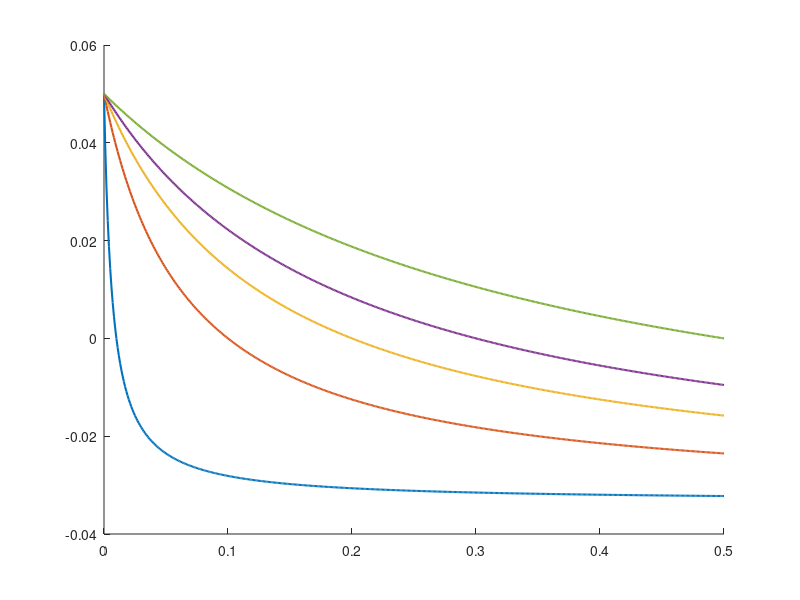

Source code (MATLAB): (Note: this script raises an error after producing the figure.)
% equation 71 from Denton et al.
x1 = 0.1;
x2 = 0.3;
x3 = 0.2;
x4 = 0.4;

p0 = x1+x2;
q0 = x1+x3;

del0 = x1*x4-x2*x3;
beta_1_vec = 0:0.001:0.5;
beta_2_vec = [0.01 0.1 0.2 0.3 0.5];

q_eq = zeros(numel(beta_2_vec),numel(beta_1_vec));

for j = 1:numel(beta_2_vec)
    beta_2 = beta_2_vec(j);
    for i = 1:numel(beta_1_vec)
        beta_1 = beta_1_vec(i);
        q_eq(j,i) = q0+(((beta_2-beta_1)*del0)/(beta_1*(1-p0)+beta_2*p0));
    end
end

figure
hold on
plot(beta_1_vec,q0-q_eq,'LineWidth',1.5)
yline(0,'k--','LineWidth',2)
ylabel('Change in q')
xlabel('Beta_1')
legend('\beta_2=0.01','\beta_2=0.1','\beta_2=0.2','\beta_2=0.3','\beta_2=0.5')
hold on 
scatter(beta_2_vec(1),0,'o','filled','HandleVisibility','off')
scatter(beta_2_vec(2),0,'o','filled','HandleVisibility','off')
scatter(beta_2_vec(3),0,'o','filled','HandleVisibility','off')
scatter(beta_2_vec(4),0,'o','filled','HandleVisibility','off')
scatter(beta_2_vec(5),0,'o','filled','HandleVisibility','off')
box on
